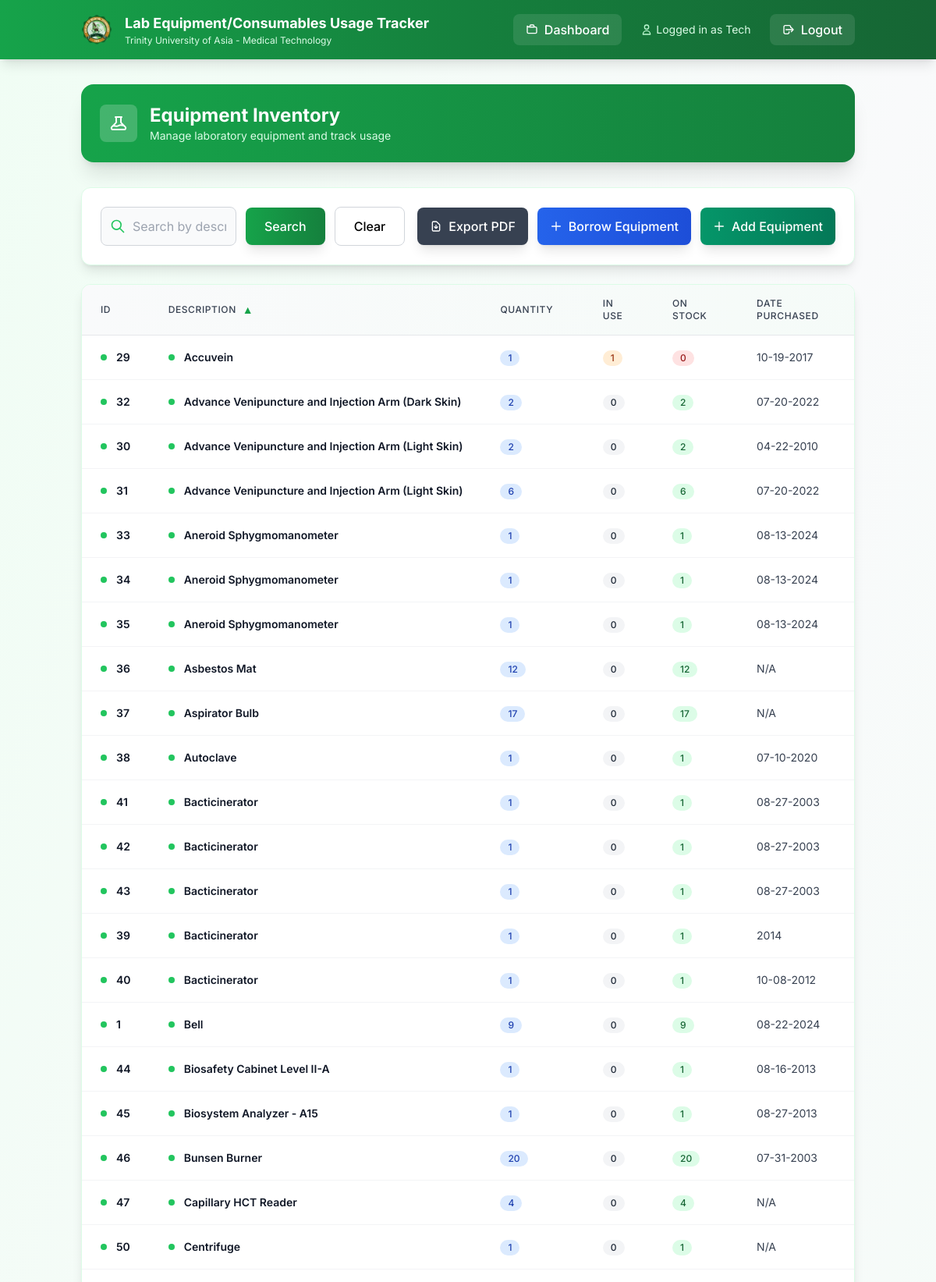
Page /equipment (signed in, upper part) on the committed database.
### models.py (models this page shows)
class Equipment(db.Model):
    id = db.Column(db.Integer, primary_key=True)
    description = db.Column(db.String(200), nullable=False)
    qty = db.Column(db.Integer)
    date_purchased = db.Column(db.String(20))
    serial_number = db.Column(db.String(100))
    brand_name = db.Column(db.String(100))
    model = db.Column(db.String(100))
    remarks = db.Column(db.String(100))
    location = db.Column(db.String(200))

### app.py (the view, shortened to what this page needs)
@app.route('/equipment')
def equipment():
    if 'user_id' not in session:
        return redirect(url_for('login'))
    q = request.args.get('q', '').strip()
    sort = request.args.get('sort', 'description')
    direction = request.args.get('dir', 'asc').lower()
    direction = 'desc' if direction == 'desc' else 'asc'
    sortable_fields = {
        'description', 'qty', 'date_purchased', 'serial_number',
        'brand_name', 'model', 'remarks', 'location',
        'in_use', 'on_stock'
    }
    if sort not in sortable_fields:
        sort = 'description'
    active_borrows_sq = (db.session.query(
            BorrowLog.equipment_id.label('eq_id'),
            func.sum(BorrowLog.quantity_borrowed).label('in_use')  # Sum quantities instead of count
        )
        .filter(BorrowLog.returned_at.is_(None))
        .group_by(BorrowLog.equipment_id)
        .subquery())
    in_use_col = func.coalesce(active_borrows_sq.c.in_use, 0).label('in_use')
    on_stock_col = (func.coalesce(Equipment.qty, 0) - func.coalesce(active_borrows_sq.c.in_use, 0)).label('on_stock')
    query = (db.session.query(Equipment, in_use_col, on_stock_col)
             .outerjoin(active_borrows_sq, Equipment.id == active_borrows_sq.c.eq_id))
    if sort == 'in_use':
        sort_col = in_use_col
    elif sort == 'on_stock':
        sort_col = on_stock_col
    else:
        sort_col = getattr(Equipment, sort)
    query = query.order_by(sort_col.desc() if direction == 'desc' else sort_col.asc())
    rows = query.all()
    items = []
    for e, in_use, on_stock in rows:
        setattr(e, 'in_use', int(in_use or 0))
        setattr(e, 'on_stock', int(on_stock or 0))
        items.append(e)
    return render_template('equipment.html', items=items, q=q, sort=sort, dir=direction)

### templates/equipment.html (shortened to what this page needs)
{% extends "base.html" %}
{% block content %}
<div class="bg-gradient-to-r from-green-600 to-green-700 rounded-2xl shadow-xl text-white p-6 mb-8 medical-shadow-lg">
  <div class="flex items-center justify-between flex-wrap gap-4">
    <div class="flex items-center space-x-4">
      <div class="h-12 w-12 bg-white bg-opacity-20 rounded-lg flex items-center justify-center">
      </div>
      <div>
        <h1 class="text-2xl font-bold">Equipment Inventory</h1>
        <p class="text-green-100 text-sm">Manage laboratory equipment and track usage</p>
      </div>
    </div>
  </div>
</div>
<div class="bg-white rounded-xl shadow-lg border border-green-100 p-6 mb-6 medical-shadow">
  <div class="flex flex-col lg:flex-row lg:items-center lg:justify-between gap-4">
    <div class="flex-1 max-w-2xl">
      <form method="GET" action="{{ url_for('equipment') }}" class="flex items-center gap-3">
        <div class="relative flex-1">
          <div class="absolute inset-y-0 left-0 pl-3 flex items-center pointer-events-none">
          </div>
          <input
            type="text"
            name="q"
            value="{{ q|default('') }}"
            placeholder="Search by description, brand, model, serial #, location, remarks..."
            class="block w-full pl-10 pr-3 py-3 border border-gray-300 rounded-lg focus:outline-none focus:ring-2 focus:ring-green-500 focus:border-green-500 transition duration-200 bg-gray-50 focus:bg-white"
            aria-label="Search equipment"
          />
        </div>
        <button type="submit" class="bg-gradient-to-r from-green-600 to-green-700 text-white px-6 py-3 rounded-lg hover:from-green-700 hover:to-green-800 font-medium transition duration-200 shadow-lg hover:shadow-xl">
          Search
        </button>
        <a href="{{ url_for('equipment') }}" class="px-6 py-3 rounded-lg border border-gray-300 hover:bg-gray-50 font-medium transition duration-200">
          Clear
        </a>
      </form>
    </div>
    <div class="flex items-center gap-3">
      <a href="{{ url_for('export_equipment_pdf', q=q, sort=sort, dir=dir) }}"
         class="group flex items-center space-x-2 bg-gray-700 text-white px-4 py-3 rounded-lg hover:bg-gray-800 font-medium transition duration-200 shadow-lg"
         title="Export current view to PDF">
        <svg class="h-4 w-4" fill="none" stroke="currentColor" viewBox="0 0 24 24">
          <path stroke-linecap="round" stroke-linejoin="round" stroke-width="2" d="M12 10v6m0 0l-3-3m3 3l3-3m2 8H7a2 2 0 01-2-2V5a2 2 0 012-2h5.586a1 1 0 01.707.293l5.414 5.414a1 1 0 01.293.707V19a2 2 0 01-2 2z"/>
        </svg>
        <span>Export PDF</span>
      </a>
      {% if session.role == 'tech' %}
      <a href="/borrow_equipment" class="group flex items-center space-x-2 bg-gradient-to-r from-blue-600 to-blue-700 text-white px-4 py-3 rounded-lg hover:from-blue-700 hover:to-blue-800 font-medium transition duration-200 shadow-lg">
        <svg class="h-4 w-4" fill="none" stroke="currentColor" viewBox="0 0 24 24">
          <path stroke-linecap="round" stroke-linejoin="round" stroke-width="2" d="M12 4v16m8-8H4"/>
        </svg>
        <span>Borrow Equipment</span>
      </a>
      {% endif %}
      {% if session.role in ['admin', 'tech'] %}
      <a href="{{ url_for('add_equipment') }}" class="group flex items-center space-x-2 bg-gradient-to-r from-emerald-600 to-emerald-700 text-white px-4 py-3 rounded-lg hover:from-emerald-700 hover:to-emerald-800 font-medium transition duration-200 shadow-lg">
        <svg class="h-4 w-4" fill="none" stroke="currentColor" viewBox="0 0 24 24">
          <path stroke-linecap="round" stroke-linejoin="round" stroke-width="2" d="M12 4v16m8-8H4"/>
        </svg>
        <span>Add Equipment</span>
      </a>
      {% endif %}
    </div>
  </div>
</div>
<div class="bg-white rounded-xl shadow-lg border border-green-100 overflow-hidden medical-shadow">
  <div class="overflow-x-auto">
    <table class="min-w-full divide-y divide-gray-200">
      <thead class="bg-gradient-to-r from-gray-50 to-green-50">
        <tr>
          {% set _sort = sort|default('description') %}
          {% set _dir = dir|default('asc') %}
          {% macro sort_link(label, field) -%}
            {%- set is_sorted = (_sort == field) -%}
            {%- set next_dir = 'desc' if is_sorted and _dir == 'asc' else 'asc' -%}
            <a
              href="{{ url_for('equipment', sort=field, dir=next_dir, q=q) }}"
              class="group inline-flex items-center gap-2 text-gray-700 hover:text-green-700 font-medium transition-colors"
            >
              <span>{{ label }}</span>
              {%- if is_sorted -%}
                <span class="text-green-600 text-sm">{{ '▲' if _dir == 'asc' else '▼' }}</span>
              {%- else -%}
                <span class="text-gray-400 group-hover:text-green-500 text-sm opacity-0 group-hover:opacity-100 transition-opacity">↕</span>
              {%- endif -%}
            </a>
          {%- endmacro %}
          <th class="px-6 py-4 text-left text-xs font-semibold text-gray-600 uppercase tracking-wider">
            {{ sort_link('ID', 'id') }}
          </th>
          <th class="px-6 py-4 text-left text-xs font-semibold text-gray-600 uppercase tracking-wider">
            {{ sort_link('Description', 'description') }}
          </th>
          <th class="px-6 py-4 text-left text-xs font-semibold text-gray-600 uppercase tracking-wider">
            {{ sort_link('Quantity', 'qty') }}
          </th>
          <th class="px-6 py-4 text-left text-xs font-semibold text-gray-600 uppercase tracking-wider">
            {{ sort_link('In Use', 'in_use') }}
          </th>
          <th class="px-6 py-4 text-left text-xs font-semibold text-gray-600 uppercase tracking-wider">
            {{ sort_link('On Stock', 'on_stock') }}
          </th>
          <th class="px-6 py-4 text-left text-xs font-semibold text-gray-600 uppercase tracking-wider">
            {{ sort_link('Date Purchased', 'date_purchased') }}
          </th>
          <th class="px-6 py-4 text-left text-xs font-semibold text-gray-600 uppercase tracking-wider">
          </th>
        </tr>
      </thead>
      <tbody class="bg-white divide-y divide-gray-100">
        {% for item in items %}
        <tr class="hover:bg-green-50 transition-colors duration-150">
          <td class="px-6 py-4 whitespace-nowrap">
            <div class="flex items-center">
              <div class="h-2 w-2 bg-green-500 rounded-full mr-3"></div>
              <span class="text-sm font-semibold text-gray-900">{{ item.id }}</span>
            </div>
          </td>
          <td class="px-6 py-4 whitespace-nowrap">
            <div class="flex items-center">
              <div class="h-2 w-2 bg-green-500 rounded-full mr-3"></div>
              <span class="text-sm font-semibold text-gray-900">{{ item.description }}</span>
            </div>
          </td>
          <td class="px-6 py-4 whitespace-nowrap text-sm text-gray-700">
            <span class="inline-flex items-center px-2.5 py-0.5 rounded-full text-xs font-medium bg-blue-100 text-blue-800">
              {{ item.qty }}
            </span>
          </td>
          <td class="px-6 py-4 whitespace-nowrap text-sm text-gray-700">
            <span class="inline-flex items-center px-2.5 py-0.5 rounded-full text-xs font-medium {% if item.in_use > 0 %}bg-orange-100 text-orange-800{% else %}bg-gray-100 text-gray-800{% endif %}">
              {{ item.in_use }}
            </span>
          </td>
          <td class="px-6 py-4 whitespace-nowrap text-sm text-gray-700">
            <span class="inline-flex items-center px-2.5 py-0.5 rounded-full text-xs font-medium {% if item.on_stock > 0 %}bg-green-100 text-green-800{% else %}bg-red-100 text-red-800{% endif %}">
              {{ item.on_stock }}
            </span>
          </td>
          <td class="px-6 py-4 whitespace-nowrap text-sm text-gray-700">{{ item.date_purchased }}</td>
          <td class="px-6 py-4 whitespace-nowrap text-sm text-gray-700 font-mono">{{ item.serial_number }}</td>
        </tr>
        {% endfor %}
      </tbody>
    </table>
  </div>
</div>
{% endblock %}

### templates/base.html (style rules this page uses)
body { font-family: 'Inter', sans-serif; }
* { transition: all 0.2s ease-in-out; }
.medical-shadow { box-shadow: 0 4px 6px -1px rgba(16, 185, 129, 0.1), 0 2px 4px -1px rgba(16, 185, 129, 0.06); }
.medical-shadow-lg { box-shadow: 0 10px 15px -3px rgba(16, 185, 129, 0.1), 0 4px 6px -2px rgba(16, 185, 129, 0.05); }

### rows in the picture
Equipment: id "29", description "Accuvein", qty "1", in_use "1", on_stock "0", date_purchased "10-19-2017"
Equipment: id "32", description "Advance Venipuncture and Injection Arm (Dark Skin)", qty "2", in_use "0", on_stock "2", date_purchased "07-20-2022"
Equipment: id "30", description "Advance Venipuncture and Injection Arm (Light Skin)", qty "2", in_use "0", on_stock "2", date_purchased "04-22-2010"
Equipment: id "31", description "Advance Venipuncture and Injection Arm (Light Skin)", qty "6", in_use "0", on_stock "6", date_purchased "07-20-2022"
Equipment: id "33", description "Aneroid Sphygmomanometer", qty "1", in_use "0", on_stock "1", date_purchased "08-13-2024"
Equipment: id "34", description "Aneroid Sphygmomanometer", qty "1", in_use "0", on_stock "1", date_purchased "08-13-2024"
Equipment: id "35", description "Aneroid Sphygmomanometer", qty "1", in_use "0", on_stock "1", date_purchased "08-13-2024"
Equipment: id "36", description "Asbestos Mat", qty "12", in_use "0", on_stock "12", date_purchased "N/A"
Equipment: id "37", description "Aspirator Bulb", qty "17", in_use "0", on_stock "17", date_purchased "N/A"
Equipment: id "38", description "Autoclave", qty "1", in_use "0", on_stock "1", date_purchased "07-10-2020"
Equipment: id "41", description "Bacticinerator", qty "1", in_use "0", on_stock "1", date_purchased "08-27-2003"
Equipment: id "42", description "Bacticinerator", qty "1", in_use "0", on_stock "1", date_purchased "08-27-2003"
Equipment: id "43", description "Bacticinerator", qty "1", in_use "0", on_stock "1", date_purchased "08-27-2003"
Equipment: id "39", description "Bacticinerator", qty "1", in_use "0", on_stock "1", date_purchased "2014"
Equipment: id "40", description "Bacticinerator", qty "1", in_use "0", on_stock "1", date_purchased "10-08-2012"
Equipment: id "1", description "Bell", qty "9", in_use "0", on_stock "9", date_purchased "08-22-2024"
Equipment: id "44", description "Biosafety Cabinet Level II-A", qty "1", in_use "0", on_stock "1", date_purchased "08-16-2013"
Equipment: id "45", description "Biosystem Analyzer - A15", qty "1", in_use "0", on_stock "1", date_purchased "08-27-2013"
Equipment: id "46", description "Bunsen Burner", qty "20", in_use "0", on_stock "20", date_purchased "07-31-2003"
Equipment: id "47", description "Capillary HCT Reader", qty "4", in_use "0", on_stock "4", date_purchased "N/A"
Equipment: id "50", description "Centrifuge", qty "1", in_use "0", on_stock "1", date_purchased "N/A"

### other values in the picture
{{ session.get('role', 'User').title() }} "Tech"
{{ label }} "ID DESCRIPTION QUANTITY IN USE ON STOCK DATE PURCHASED"
{{ '▲' if _dir == 'asc' else '▼' }} "▲"
